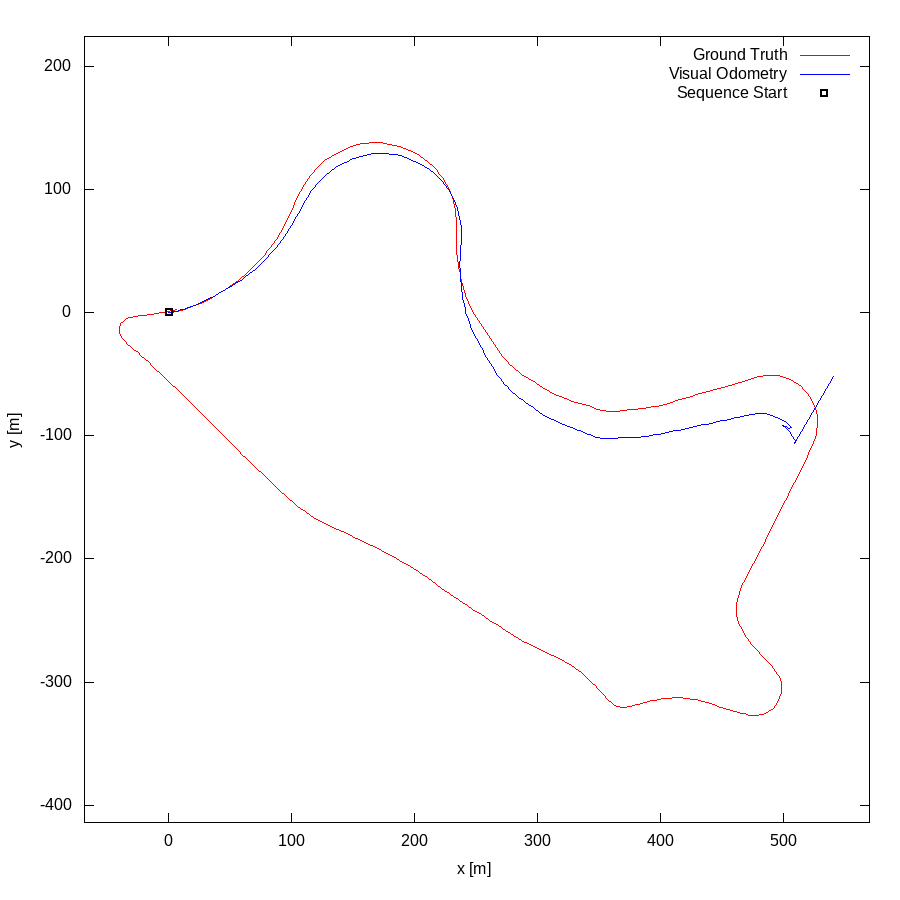

The gnuplot source for this figure:
set term postscript eps enhanced color
set output "09.eps"
set size ratio -1
set xrange [-68:570]
set yrange [-414:224]
set xlabel "x [m]"
set ylabel "y [m]"
plot "09.txt" using 1:2 lc rgb "#FF0000" title 'Ground Truth' w lines,"09.txt" using 3:4 lc rgb "#0000FF" title 'Visual Odometry' w lines,"< head -1 09.txt" using 1:2 lc rgb "#000000" pt 4 ps 1 lw 2 title 'Sequence Start' w points
